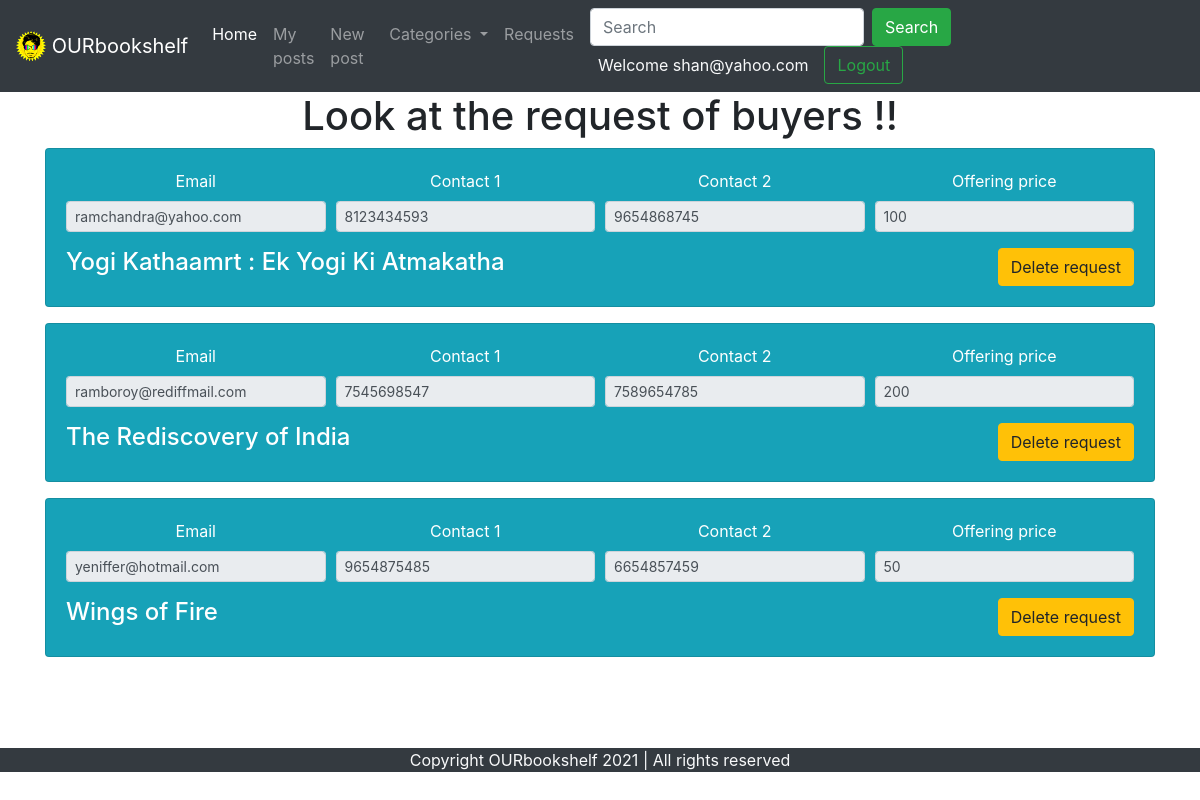
/request.php (signed in), run on the app's committed database.
### tables this page shows
CREATE TABLE `postbook` (
  `p_id` int(11) NOT NULL,
  `b_name` varchar(50) NOT NULL,
  `b_isbn` varchar(30) NOT NULL,
  `b_auth` varchar(50) NOT NULL,
  `og_pr` int(11) NOT NULL,
  `ex_pr` int(11) DEFAULT NULL,
  `descript` varchar(200) NOT NULL,
  `pic1` varchar(50) NOT NULL,
  `pic2` varchar(50) NOT NULL,
  `pic3` varchar(50) NOT NULL,
  `genr1` varchar(40) NOT NULL,
  `genr2` varchar(40) NOT NULL,
  `genr3` varchar(40) NOT NULL,
  `genr4` varchar(40) NOT NULL,
  `used` varchar(1) NOT NULL,
  `dt_creation` datetime NOT NULL DEFAULT CURRENT_TIMESTAMP,
  `display` varchar(1) NOT NULL,
  `usenam` int(11) NOT NULL
);

CREATE TABLE `requests` (
  `re_id` int(11) NOT NULL,
  `email` varchar(50) NOT NULL,
  `contact1` varchar(12) NOT NULL,
  `contact2` varchar(12) NOT NULL,
  `price` int(11) NOT NULL,
  `pos_id` int(11) NOT NULL,
  `owner_id` int(11) NOT NULL
);

### request.php (the view, shortened to what this page needs)
<!doctype html>
<html lang="en">
<head>
    <link rel="stylesheet" href="https://stackpath.bootstrapcdn.com/bootstrap/4.5.2/css/bootstrap.min.css"
>
</head>
<body>
<?php include'partials/header.php';?>
    <center><h1>Look at the request of buyers !!</h1><center>
    <div class="container" style="min-height:600px">
        <?php $i=0;
        include 'partials/dbconnect.php';
        $e_id = $_SESSION['uid'];
        $sql=" SELECT * FROM `requests` WHERE owner_id=$e_id";
        $result = mysqli_query($conn,$sql);
        while($row=mysqli_fetch_assoc($result))
        {
        $contact1 = $row['contact1'];
        $contact2=$row['contact2'];
        $email=$row['email'];
        $price=$row['price'];
        $posid=$row['pos_id'];
        $sql1="SELECT `b_name` FROM `postbook` WHERE usenam=$e_id And p_id=$posid ";
        $result1 = mysqli_query($conn,$sql1);
        while($row1=mysqli_fetch_assoc($result1))
        {
            $buknm=$row1['b_name'];
            $req_id=$row['re_id'];
        echo '<div class="card text-white bg-info mb-3">
            <div class="card-body">
                <div>
                    <div class="form-row">
                        <div class="form-group col-sm">
                            <label for="inputEmail4">Email</label>
                            <input type="text" class="form-control form-control-sm" id="input001" value="'.$email.'" disabled>
                        </div>
                        <div class="form-group col-sm">
                            <label for="inputPassword4">Contact 1</label>
                            <input type="text" class="form-control form-control-sm" id="input002" value="'.$contact1.'" disabled>
                        </div>
                        <div class="form-group col-sm">
                            <label for="inputEmail4">Contact 2</label>
                            <input type="text" class="form-control form-control-sm" id="input003" value="'.$contact2.'" disabled>
                        </div>
                        <div class="form-group col-sm">
                            <label for="inputPassword4">Offering price </label>
                            <input type="text" class="form-control form-control-sm" id="input004" value="'.$price.'" disabled>
                        </div>
                    </div>
                </div>
                <h4 style="float: left;">'.$buknm.' </h4>
                <a href="partials/delreq.php?re_id='.$req_id.'" class="btn btn-warning" style="float: right;" onclick="return checkdelet()">Delete request</a>
            </div>
        </div>';
    }
}
    ?>
    </div>
    <?php include'partials/footer.php';?>
</body>
</html>

### data on the page
requests: email "ramchandra@yahoo.com", contact1 "8123434593", contact2 "9654868745", price "100"
postbook: b_name "Yogi Kathaamrt : Ek Yogi Ki Atmakatha"
requests: email "ramboroy@rediffmail.com", contact1 "7545698547", contact2 "7589654785", price "200"
postbook: b_name "The Rediscovery of India"
requests: email "yeniffer@hotmail.com", contact1 "9654875485", contact2 "6654857459", price "50"
postbook: b_name "Wings of Fire"

### other printed values
$_SESSION['useremail'] "shan@yahoo.com"
